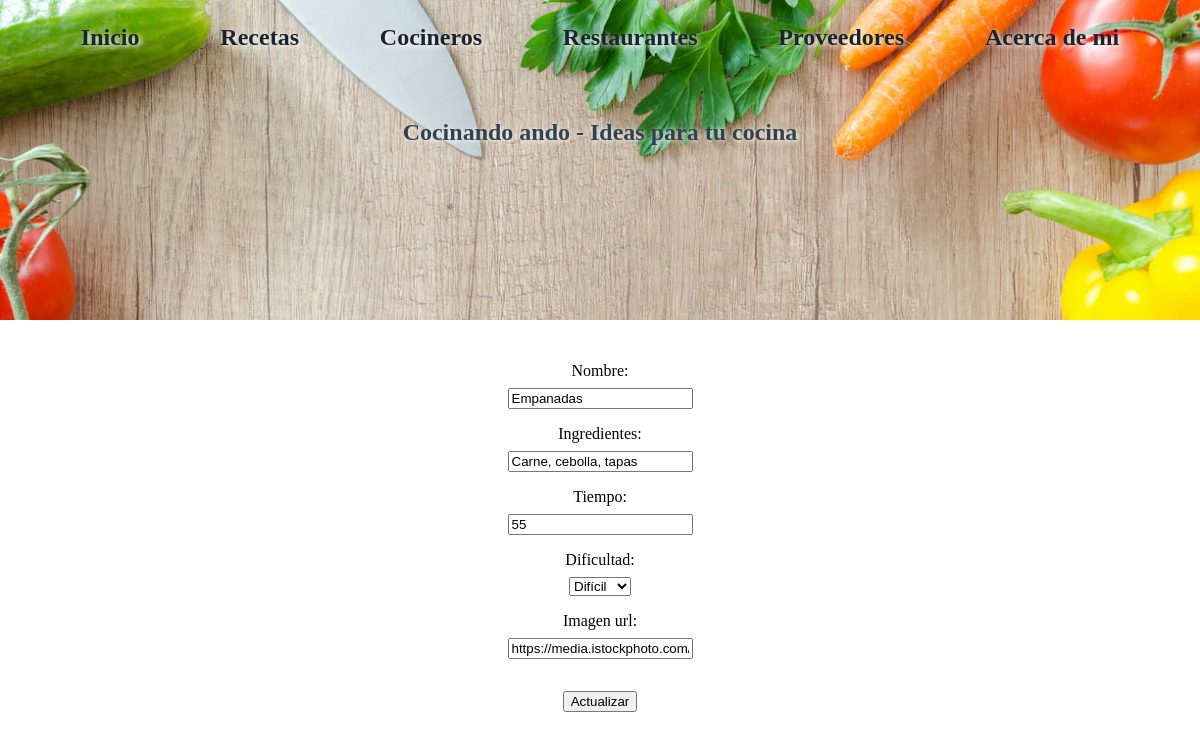
The app's page /editar-receta/24, older data.
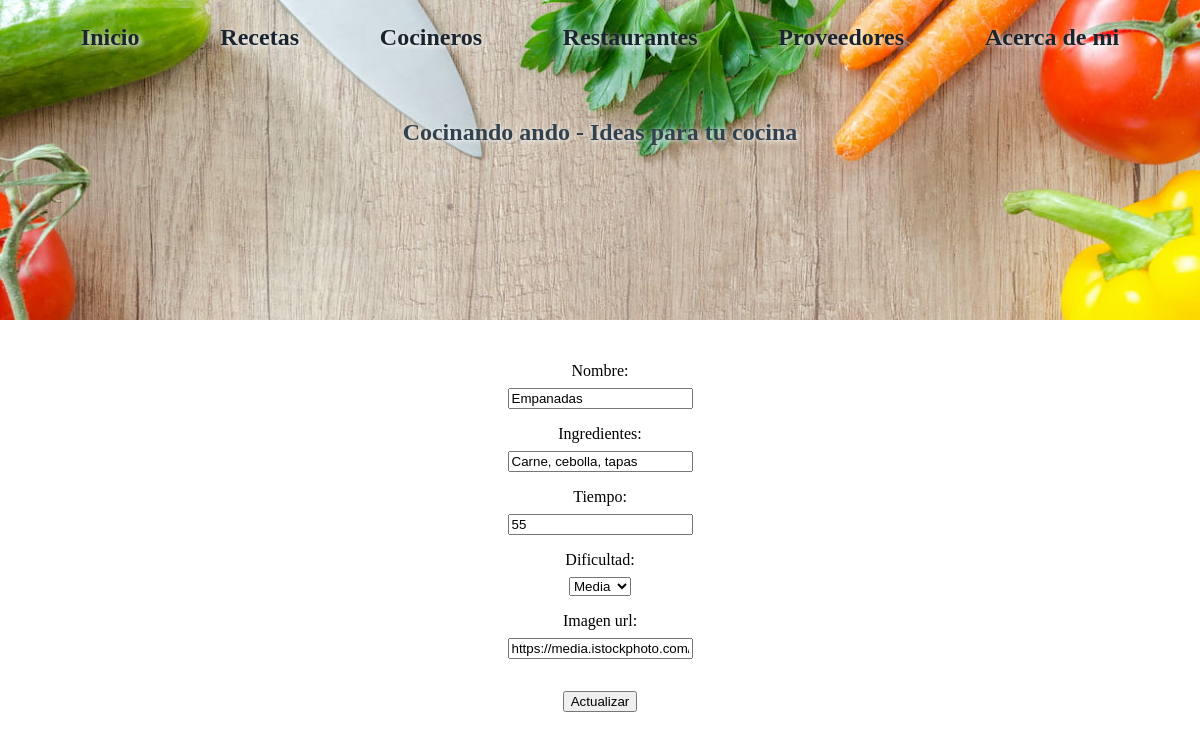
The same page, newer data.
### aplicacion/models.py (models this page shows, shortened)
class Receta(models.Model):
    nombre = models.CharField(max_length=50)
    ingredientes = models.CharField(max_length=200)
    tiempo = models.IntegerField()
    DIFICULTAD = (
        (1, "Fácil"),
        (2, "Media"),
        (3, "Difícil"),
    )
    dificultad = models.IntegerField(choices=DIFICULTAD)
    imagen_url = models.CharField(max_length=2000)

### aplicacion/views.py (the view)
# urls.py: path("editar-receta/<int:pk>", RecetaUpdate.as_view(), name="edit_receta"),
class RecetaUpdate(UpdateView):
    model = Receta
    nombre = "receta"
    url = "recetas"
    fields = ["nombre", "ingredientes", "tiempo", "dificultad", "imagen_url"]
    success_url = reverse_lazy("recetas")
    template_name = "aplicacion/editar.html"

### aplicacion/templates/aplicacion/editar.html (shortened to what this page needs)
{% extends "aplicacion/index.html" %}
{% block content %}
<form action="" method="POST" class="input-form">
  {{ form }}
  <div class="inline">
    <button type="submit">Actualizar</button>
  </div>
</form>
{% endblock %}

### aplicacion/templates/aplicacion/index.html (shortened to what this page needs)
<!DOCTYPE html>
<html lang="es">
<head>
  {% load static %}
  <link rel="stylesheet" href="https://cdn.jsdelivr.net/npm/water.css@2/out/water.css">
  <link href="{% static 'aplicacion/css/styles.css' %}" rel="stylesheet" />
</head>
<body>
  <header>
    <nav>
      <ul>
        <li><a href="{% url 'inicio' %}">Inicio</a></li>
        <li><a href="{% url 'recetas' %}">Recetas</a></li>
        <li><a href="{% url 'cocineros' %}">Cocineros</a></li>
        <li><a href="{% url 'restaurantes' %}">Restaurantes</a></li>
        <li><a href="{% url 'proveedores' %}">Proveedores</a></li>
        <li><a href="{% url 'acerca_de_mi' %}">Acerca de mi</a></li>
      </ul>
      <h1>Cocinando ando - Ideas para tu cocina</h1>
    </nav>
  </header>
  <main>
    {% block content %}{% endblock %}
  </main>
</body>
</html>

### aplicacion/static/aplicacion/css/styles.css (style rules this page uses)
* { box-sizing: border-box; }
body { margin: 0; padding: 0; max-width: 100%; }
nav { min-height: 40vh; background-image: url('../assets/header.jpg'); background-size: cover; background-position: center; background-attachment: fixed; }
ul { display: flex; align-items: center; justify-content: space-evenly; padding: 1em 0 2em 0; margin: 0; font-size: 1.5em; }
li { list-style: none; }
header a { text-decoration: none; color: #1a242f; font-weight: bold; text-shadow: 2px 2px 5px #ffffff; }
h1 { color: #31414e; text-shadow: 1px 1px 5px #ffffff; }
h1, h2 { text-align: center; }
button { margin: 0; }
.input-form, .search-form { display: flex; flex-direction: column; align-items: center; margin: 1.6em; }
.input-form label { margin: 1em 0 .5em 0 }
.inline { display: flex; margin-top: 2em; }

Row changes from the older to the newer data that the page shows:
changed Receta "Empanadas": dificultad "Difícil" → "Media"
